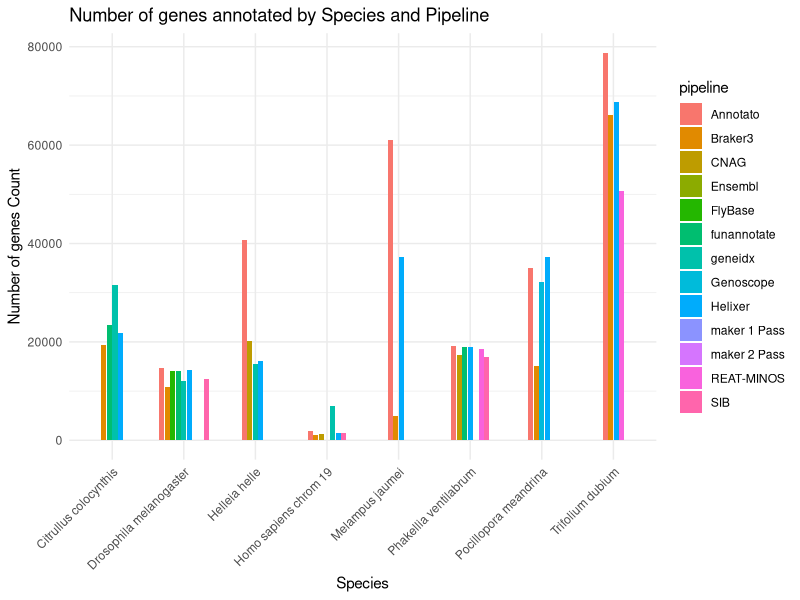
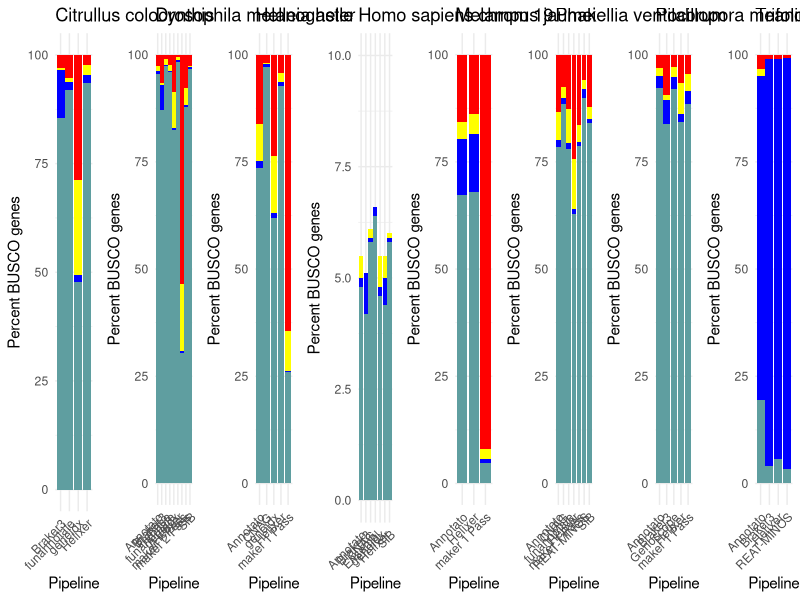
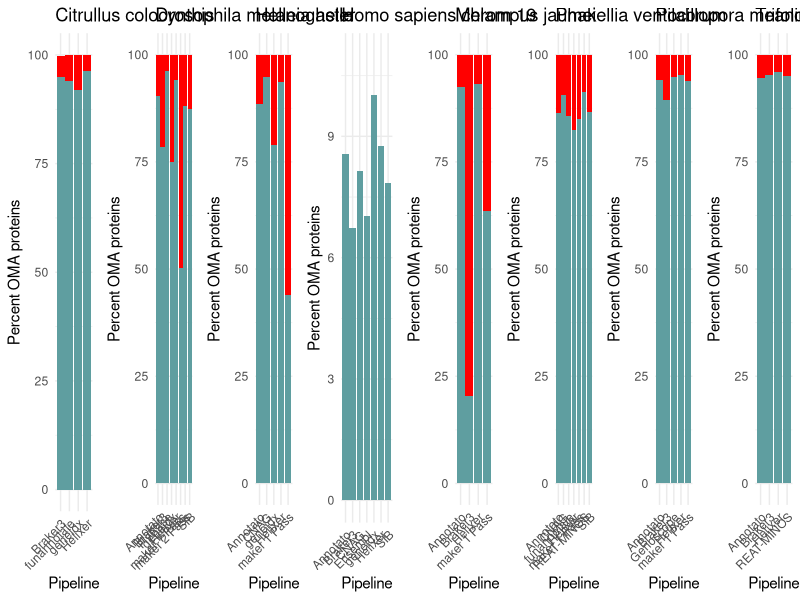
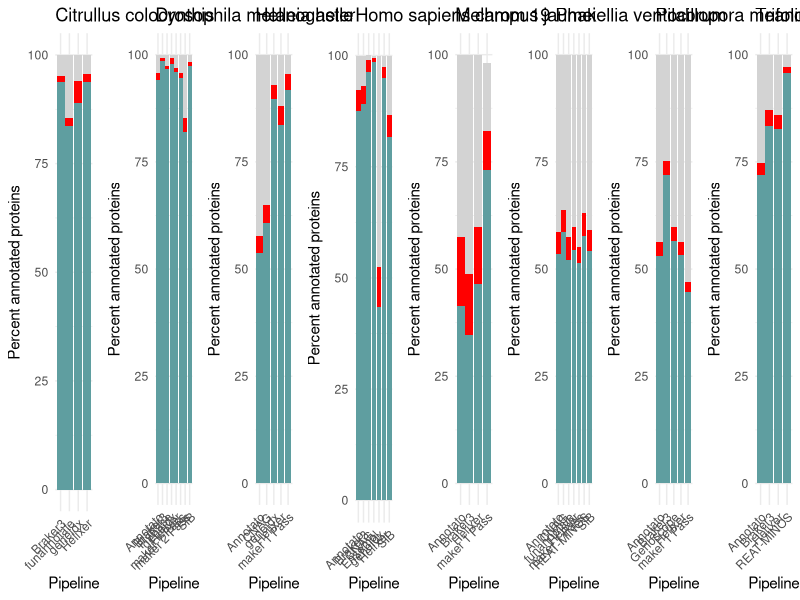
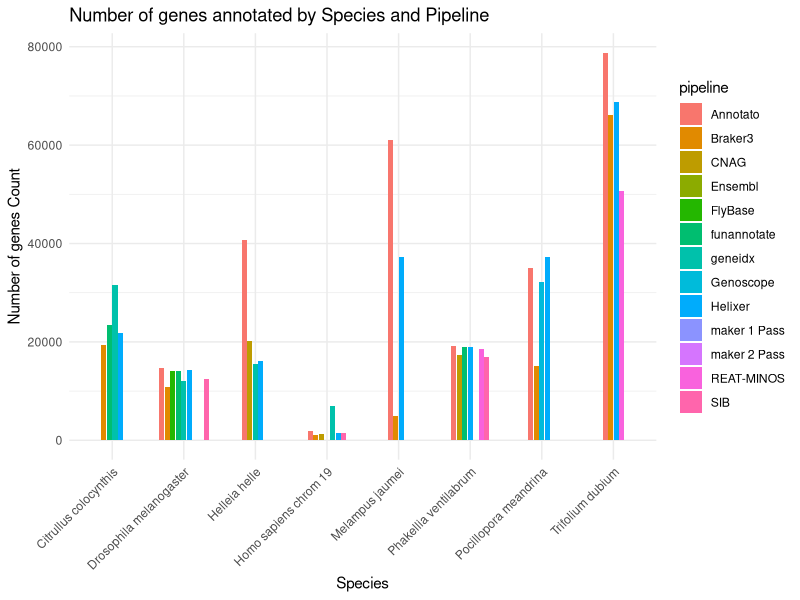

Write the R code that produced these figures, in order.
library(stringr)
library(ggplot2)
library(dplyr)
library(gridExtra)
library(tidyr)
library(cowplot)

input_data<-read.csv(file = 'Annotation_summary - Sheet1.tsv',sep="\t",header = TRUE)

busco_complete<-rep(0,length(input_data$BUSCO))
busco_single<-rep(0,length(input_data$BUSCO))
busco_duplicate<-rep(0,length(input_data$BUSCO))
busco_fragmented<-rep(0,length(input_data$BUSCO))
busco_missing<-rep(0,length(input_data$BUSCO))
for (i in c(1:length(input_data$BUSCO))){
busco_complete[i]<-unlist(strsplit(input_data$BUSCO[i],split = ","))[2]

busco_single[i]<-unlist(strsplit(input_data$BUSCO[i],split = ","))[3]

busco_duplicate[i]<-unlist(strsplit(input_data$BUSCO[i],split = ","))[4]

busco_fragmented[i]<-unlist(strsplit(input_data$BUSCO[i],split = ","))[5]

busco_missing[i]<-unlist(strsplit(input_data$BUSCO[i],split = ","))[6]

}

omark_complete<-rep(0,length(input_data$BUSCO))
omark_missing<-rep(0,length(input_data$BUSCO))
omark_consistent<-rep(0,length(input_data$BUSCO))
omark_inconsistent<-rep(0,length(input_data$BUSCO))
omark_contaminant<-rep(0,length(input_data$BUSCO))
omark_unknown<-rep(0,length(input_data$BUSCO))
for (i in c(1:length(input_data$OMArk.Completeness))){
  omark_complete[i]<-unlist(strsplit(input_data$OMArk.Completeness[i],split = ","))[2]
  
  omark_missing[i]<-unlist(strsplit(input_data$OMArk.Completeness[i],split = ","))[5]
  
  omark_consistent[i]<-unlist(strsplit(input_data$OMArk.Consistency[i],split = ","))[1]
  
  omark_inconsistent[i]<-unlist(strsplit(input_data$OMArk.Consistency[i],split = ","))[4]
  
  omark_unknown[i]<-unlist(strsplit(input_data$OMArk.Consistency[i],split = ","))[10]
  
}

df_omark<-data.frame(species=input_data$Species)
df_omark$pipeline<-input_data$Pipeline.used
df_omark$complete<-as.numeric(omark_complete)
df_omark$missing<-as.numeric(omark_missing)
df_omark$consistent<-as.numeric(omark_consistent)
df_omark$inconsistent<-as.numeric(omark_inconsistent)
df_omark$unknown<-as.numeric(omark_unknown)


df<-data.frame(species=input_data$Species)
df$pipeline<-input_data$Pipeline.used
df$nogenes<-as.numeric(gsub(",", "", input_data$Nr..genes))
df$complete<-as.numeric(gsub(",", "", busco_complete))
df$single<-as.numeric(gsub(",", "", busco_single))
df$duplicated<-as.numeric(gsub(",", "", busco_duplicate))
df$fragmented<-as.numeric(gsub(",", "", busco_fragmented))
df$missing<-as.numeric(gsub(",", "", busco_missing))

df_long <- reshape2::melt(df, id.vars = c("species", "pipeline", "nogenes"), variable.name = "BUSCO")

gg_nogenes <- ggplot(data = df, aes(x = species, y = nogenes, fill = pipeline)) +
  geom_bar(stat = "identity", position = position_dodge2(width = 0.9, preserve = "single"), width = 0.7) +
  labs(title = "Number of genes annotated by Species and Pipeline",
       x = "Species",
       y = "Number of genes Count") +
  #scale_fill_brewer(palette = "Set2") +  # Adjust the color palette as needed
  theme_minimal() +
  theme(axis.text.x = element_text(angle = 45, hjust = 1))
gg_nogenes
ggsave(filename = 'no_genes.svg',plot = gg_nogenes,device = 'svg')

df_long <- pivot_longer(df, cols = c("single", "duplicated", "fragmented", "missing"), names_to = "Category", values_to = "Value")

df_filtered <- df_long %>%
  group_by(species,pipeline) %>%
  filter(any(Value > 0))

custom_fill_colors <- c("single" = "cadetblue", "duplicated" = "blue", "fragmented" = "yellow", "missing" = "red")
category_order <- c("missing","fragmented","duplicated","single")
df_filtered$Category <- factor(df_filtered$Category, levels = category_order)

plot_list <- list() 

for (i in c(1:length(unique(df$species)))){
  
  df_plot<-df_filtered[df_filtered$species==unique(df$species)[i],]
  if (unique(df$species)[i]=="Homo sapiens chrom 19"){
    plot_list[[i]]<-ggplot(df_plot, aes(x = pipeline, y = Value, fill = Category)) +
      geom_bar(stat = "identity") +
      labs(title = unique(df$species)[i],
           x = "Pipeline",
           y = "Percent BUSCO genes") + ylim(c(0,10))+
      scale_fill_manual(values = custom_fill_colors, breaks = category_order) +
      theme_minimal() +
      theme(axis.text.x = element_text(angle = 45, hjust = 1),legend.position = "none")
  }else{
  plot_list[[i]]<-ggplot(df_plot, aes(x = pipeline, y = Value, fill = Category)) +
  geom_bar(stat = "identity") +
  labs(title = unique(df$species)[i],
       x = "Pipeline",
       y = "Percent BUSCO genes") +
  scale_fill_manual(values = custom_fill_colors, breaks = category_order) +
  theme_minimal() +
  theme(axis.text.x = element_text(angle = 45, hjust = 1),legend.position = "none")
  }
}
plot<-grid.arrange(grobs=plot_list,nrow=1,widths=rep(1,length(unique(df$species))))
plot
ggsave(filename = 'busco.svg',plot=plot,device = 'svg')
df_long <- pivot_longer(df_omark, cols = c("complete", "missing"), names_to = "Category", values_to = "Value")

custom_fill_colors <- c("complete" = "cadetblue","missing" = "red")
category_order <- c("missing","complete")
df_long$Category <- factor(df_long$Category, levels = category_order)

df_filtered <- df_long %>%
  group_by(species,pipeline) %>%
  filter(any(Value > 0))

plot_list <- list() 

for (i in c(1:length(unique(df$species)))){

  df_plot<-df_filtered[df_filtered$species==unique(df$species)[i],]
  if (unique(df$species)[i]=="Homo sapiens chrom 19"){
    plot_list[[i]]<-ggplot(df_plot, aes(x = pipeline, y = Value, fill = Category)) +
      geom_bar(stat = "identity") +
      labs(title = unique(df$species)[i],
           x = "Pipeline",
           y = "Percent OMA proteins") + ylim(c(0,11))+
      scale_fill_manual(values = custom_fill_colors, breaks = category_order) +
      theme_minimal() +
      theme(axis.text.x = element_text(angle = 45, hjust = 1),legend.position = "none")
  }else{
  plot_list[[i]]<-ggplot(df_plot, aes(x = pipeline, y = Value, fill = Category)) +
  geom_bar(stat = "identity") +
  labs(title = unique(df$species)[i],
       x = "Pipeline",
       y = "Percent OMA proteins") +
  scale_fill_manual(values = custom_fill_colors, breaks = category_order) +
  theme_minimal() +
  theme(axis.text.x = element_text(angle = 45, hjust = 1),legend.position = "none")
  }
}
plot<-grid.arrange(grobs=plot_list,nrow=1,widths=rep(1,length(unique(df$species))))
plot
ggsave(filename = 'omark_complete.svg',plot = plot,device = 'svg')

df_long <- pivot_longer(df_omark, cols = c("consistent", "inconsistent","unknown"), names_to = "Category", values_to = "Value")

custom_fill_colors <- c("consistent" = "cadetblue","inconsistent"="red","unknown" = "lightgrey")
category_order <- c("unknown","inconsistent","consistent")
df_long$Category <- factor(df_long$Category, levels = category_order)

df_filtered <- df_long %>%
  group_by(species,pipeline) %>%
  filter(any(Value > 0))

plot_list <- list() 

for (i in c(1:length(unique(df$species)))){
  df_plot<-df_filtered[df_filtered$species==unique(df$species)[i],]

  plot_list[[i]]<-ggplot(df_plot, aes(x = pipeline, y = Value, fill = Category)) +
  geom_bar(stat = "identity") +
  labs(title = unique(df$species)[i],
       x = "Pipeline",
       y = "Percent annotated proteins") +
  scale_fill_manual(values = custom_fill_colors, breaks = category_order) +
  theme_minimal() +
  theme(axis.text.x = element_text(angle = 45, hjust = 1),legend.position = "none")
}
plot<-grid.arrange(grobs=plot_list,nrow=1,widths=rep(1,length(unique(df$species))))
plot
ggsave(filename = 'omark_consistent.svg',plot = plot,device = 'svg')
